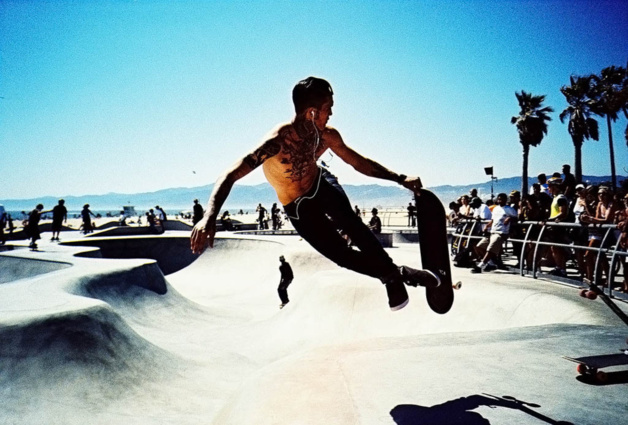
//> input picture tutorials/data-structures/cxx_ds/cxx_libraries/opencvcxx/opencvcxx/vskater.jpg, 628 x 425 px
$ ./nonfile-system-main   (built with g++ and OpenCV 4)
//> lines starting //> are read from the running program, lines starting //| are printed output that depends on the picture
#include <opencv2/opencv.hpp>

using namespace cv;

int main() {
    Mat img = imread("vskater.jpg", IMREAD_GRAYSCALE);
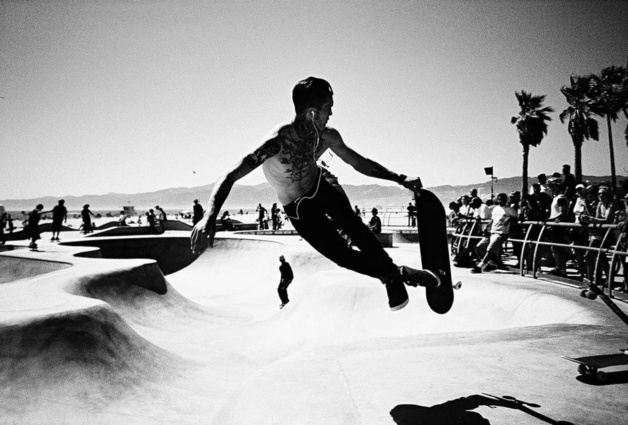
//> img: 425 rows x 628 cols, CV_8UC1; min 0, max 255, mean 161

    if (img.empty()) {
        std::cerr << "Error: Could not read image file." << std::endl;
        return -1;
    }

    Mat enhanced_img;
    equalizeHist(img, enhanced_img);
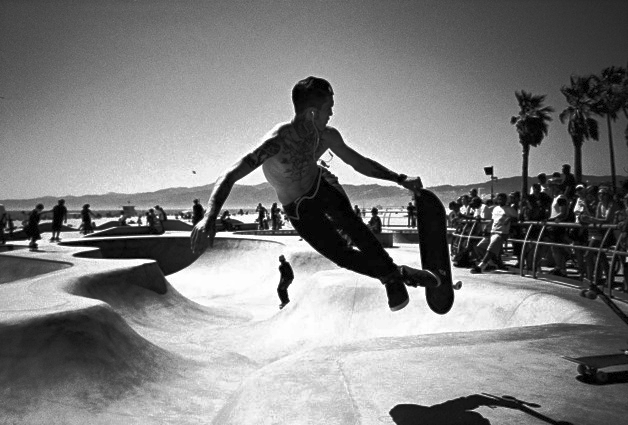
//> enhanced_img: 425 rows x 628 cols, CV_8UC1; min 0, max 255, mean 128

    Mat diff;
    absdiff(img, enhanced_img, diff);
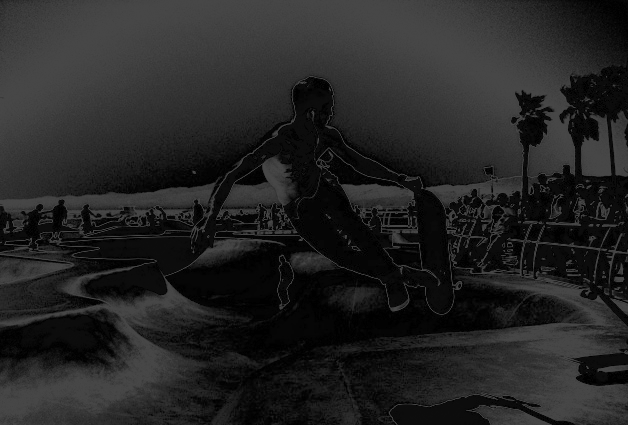
//> diff: 425 rows x 628 cols, CV_8UC1; min 0, max 71, mean 36.1

    Mat side_by_side(img.rows, img.cols * 2, img.type());
    img.copyTo(side_by_side(Rect(0, 0, img.cols, img.rows)));
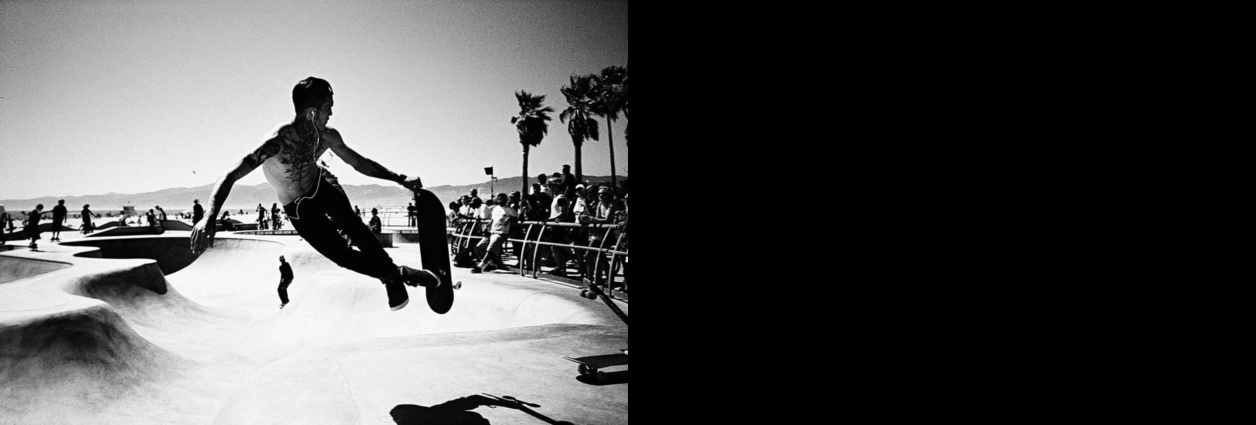
//> side_by_side: 425 rows x 1256 cols, CV_8UC1; min 0, max 255, mean 80.5
    enhanced_img.copyTo(side_by_side(Rect(img.cols, 0, img.cols, img.rows)));
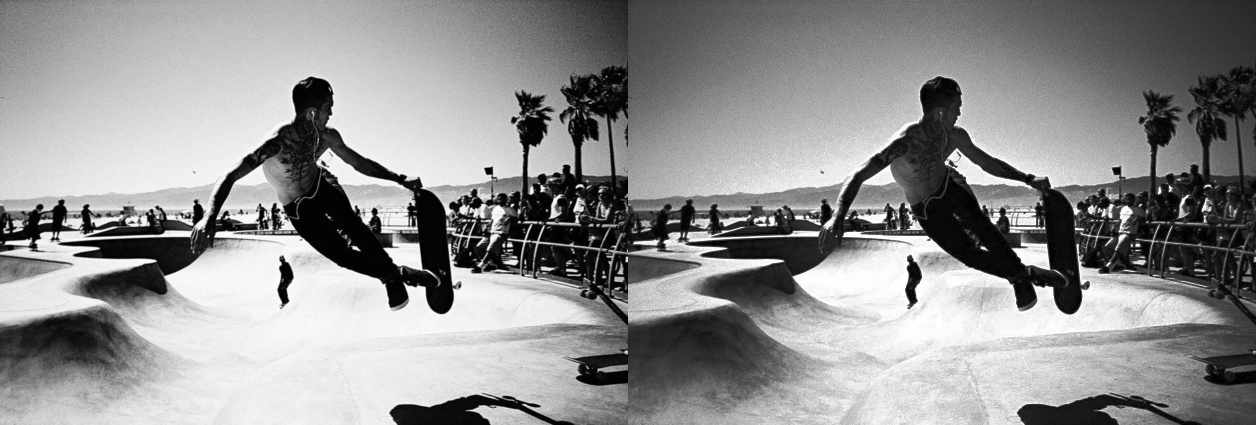
//> side_by_side: 425 rows x 1256 cols, CV_8UC1; min 0, max 255, mean 144.5
    imshow("Original vs Enhanced", side_by_side);

    imshow("Matrix Value Difference", diff);

    waitKey(0);

    return 0;
}
